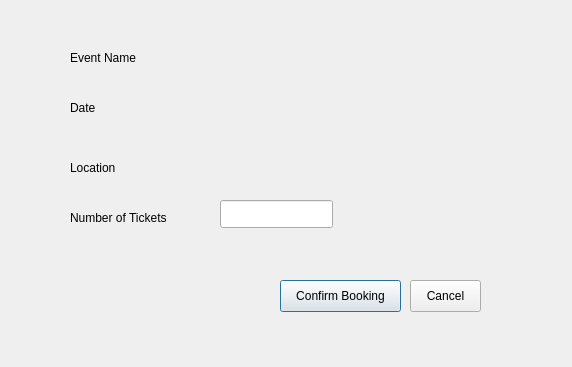
<?xml version="1.0" encoding="UTF-8"?>
<ui version="4.0">
 <class>BookingConfirmation</class>
 <widget class="QDialog" name="BookingConfirmation">
  <property name="geometry">
   <rect>
    <x>0</x>
    <y>0</y>
    <width>572</width>
    <height>367</height>
   </rect>
  </property>
  <property name="windowTitle">
   <string>Dialog</string>
  </property>
  <widget class="QLabel" name="EventNameLabel">
   <property name="geometry">
    <rect>
     <x>70</x>
     <y>50</y>
     <width>111</width>
     <height>16</height>
    </rect>
   </property>
   <property name="text">
    <string>Event Name</string>
   </property>
  </widget>
  <widget class="QLabel" name="DateLabel">
   <property name="geometry">
    <rect>
     <x>70</x>
     <y>100</y>
     <width>71</width>
     <height>16</height>
    </rect>
   </property>
   <property name="text">
    <string>Date </string>
   </property>
  </widget>
  <widget class="QLabel" name="LocationLabel">
   <property name="geometry">
    <rect>
     <x>70</x>
     <y>160</y>
     <width>71</width>
     <height>16</height>
    </rect>
   </property>
   <property name="text">
    <string>Location</string>
   </property>
  </widget>
  <widget class="QLabel" name="NoOfTicketsLabel">
   <property name="geometry">
    <rect>
     <x>70</x>
     <y>210</y>
     <width>141</width>
     <height>16</height>
    </rect>
   </property>
   <property name="text">
    <string>Number of Tickets</string>
   </property>
  </widget>
  <widget class="QPushButton" name="confirmBookingButton">
   <property name="geometry">
    <rect>
     <x>280</x>
     <y>280</y>
     <width>121</width>
     <height>32</height>
    </rect>
   </property>
   <property name="text">
    <string>Confirm Booking</string>
   </property>
  </widget>
  <widget class="QPushButton" name="cancelButton">
   <property name="geometry">
    <rect>
     <x>410</x>
     <y>280</y>
     <width>71</width>
     <height>32</height>
    </rect>
   </property>
   <property name="text">
    <string>Cancel</string>
   </property>
  </widget>
  <widget class="QLabel" name="label">
   <property name="geometry">
    <rect>
     <x>210</x>
     <y>210</y>
     <width>63</width>
     <height>20</height>
    </rect>
   </property>
   <property name="text">
    <string/>
   </property>
  </widget>
  <widget class="QLineEdit" name="numberoftickets">
   <property name="geometry">
    <rect>
     <x>220</x>
     <y>200</y>
     <width>113</width>
     <height>28</height>
    </rect>
   </property>
  </widget>
 </widget>
 <resources/>
 <connections/>
</ui>
